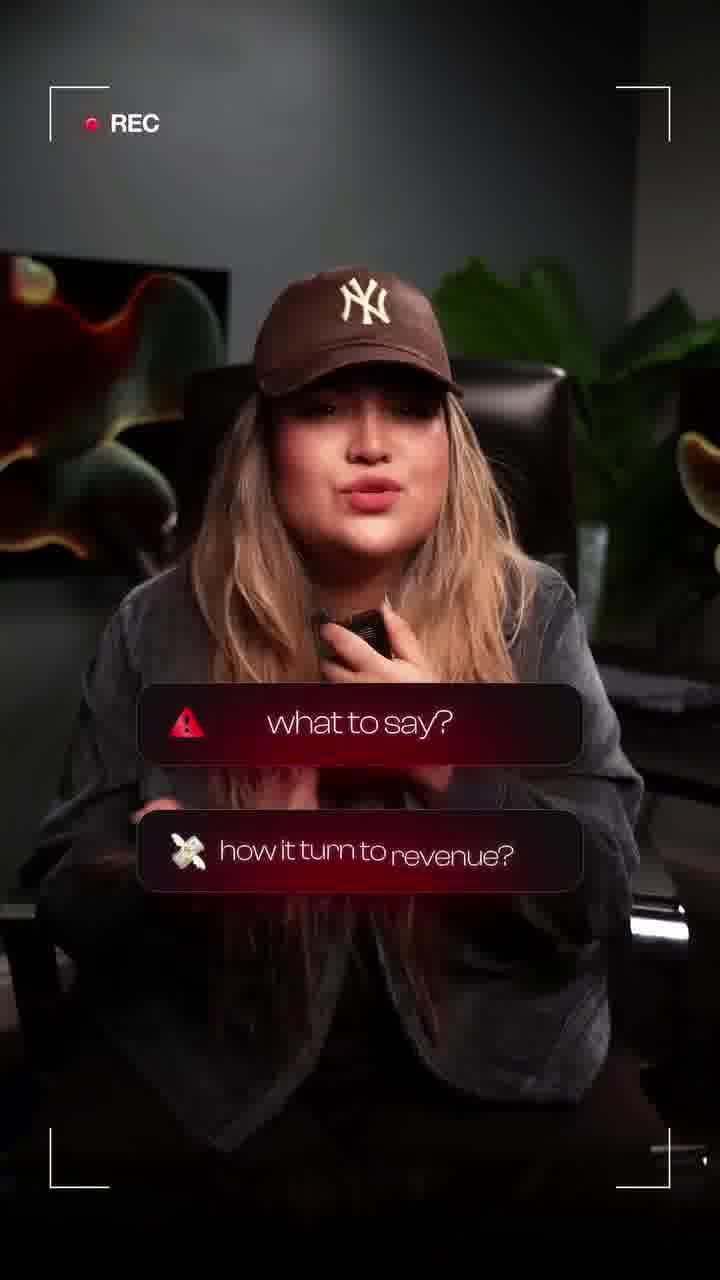
#> input picture skills/pin-reels-editing-style/references/ref1_rec_overlay_glass_pills.jpg, 720 x 1280 px, given as the content of the folder ../references/ref1_rec_overlay_glass_pills.jpg, which was not available
$ python analyze_cuts.py ../references/ref1_rec_overlay_glass_pills.jpg
#> lines starting #> are read from the running program, lines starting #| are printed output that depends on the picture
import sys, glob, json, numpy as np
from PIL import Image
d, fps = sys.argv[1], 12
files = sorted(glob.glob(d+'/*.jpg'))
prev=None; rows=[]
for i,f in enumerate(files):
    im = Image.open(f).convert('RGB').resize((72,128))
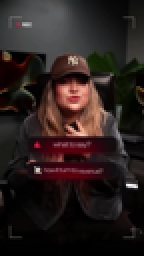
#> im: PIL image 72x128 RGB (shown 2 times larger); mean R, G, B 43, 31.8, 30.1
    a = np.asarray(im).astype(float)
    g = a.mean(axis=2)
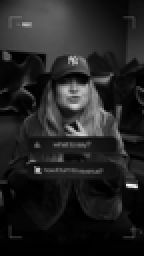
#> g: shape (128, 72) float64 (shown 2 times larger); min 0, max 255, mean 35
    diff = None if prev is None else float(np.abs(g-prev).mean())
#> diff = None
    # frame-wide hist distance
    prev = g
    rows.append((i/fps, float(g.mean()), diff))
diffs = np.array([r[2] for r in rows[1:]])
#> diffs = empty array
thr = max(18, diffs.mean()+3*diffs.std())
#> thr = 18
cuts = [round(rows[i+1][0],2) for i,v in enumerate(diffs) if v>thr]
#> cuts = []
#> (the run stopped early here; a loop or call above may not have finished)

$ run again, on skills/pin-reels-editing-style/references/ref3_glitch_to_bw_30fps.jpg
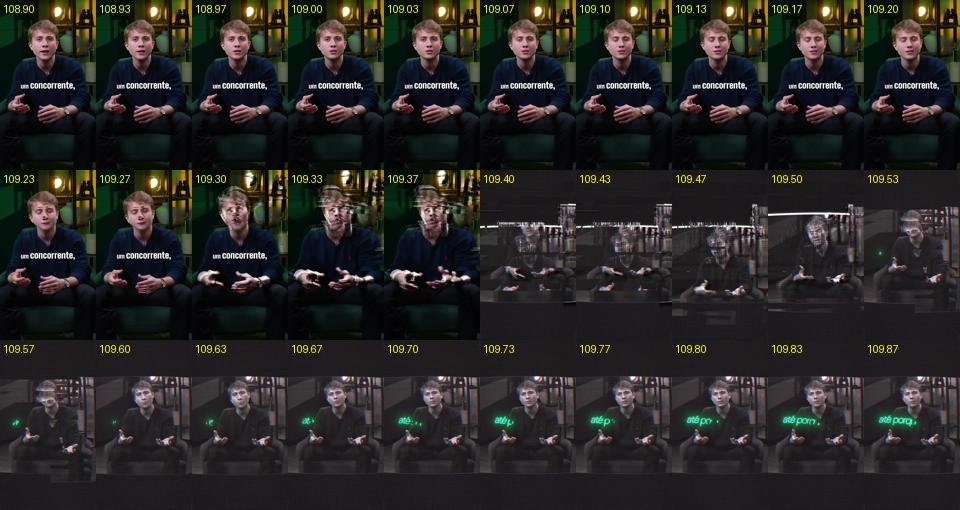
#> input picture skills/pin-reels-editing-style/references/ref3_glitch_to_bw_30fps.jpg, 960 x 510 px, given as the content of the folder ../references/ref3_glitch_to_bw_30fps.jpg, which was not available
#> `im = Image.open(f).convert('RGB').resize((72,128))`:
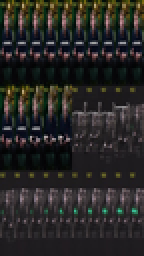
#> im: PIL image 72x128 RGB (shown 2 times larger); mean R, G, B 40.2, 39.1, 37.1
#> `g = a.mean(axis=2)`:
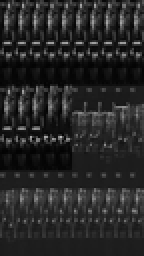
#> g: shape (128, 72) float64 (shown 2 times larger); min 1, max 187.3, mean 38.8
#> diff = None
#> diffs = empty array
#> thr = 18
#> cuts = []
